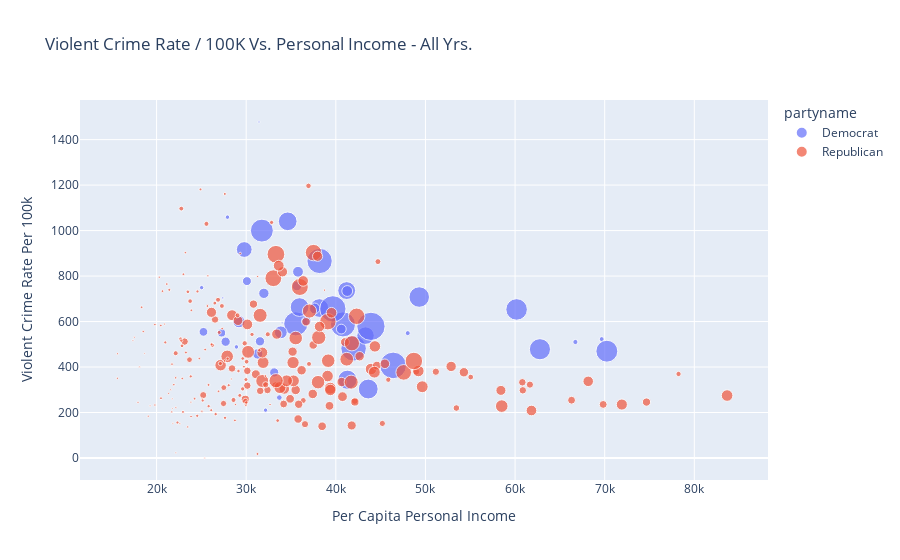

Notebook code cell kept with this figure:
### Code cell
fig = px.scatter(incumbency_df[(incumbency_df['racename_category'] == 'President of the United States') & (incumbency_df['place'] == 1)]
, x = 'Per Capita Personal Income'
, y = 'Violent Crime Rate Per 100k'
, color = 'partyname'
, size = 'canvotes'
, hover_name = 'countyname'
, hover_data = ['electionyear']
, title = 'Violent Crime Rate / 100K Vs. Personal Income - All Yrs.'
)
fig.show()
fig.write_html(r'..\..\html\1.-plotly\crimeRatePer100k-vs-personalIncome-allYrs.html')
fig.write_image(r'..\..\resources\assets\images\Fig4.png')

### Figure 1 — Plotly figure (JSON) as saved in the notebook; plotly's stock layout.template omitted (floating-point values rounded to 4 significant figures; data arrays with more than 128 entries replaced by an {"elided": "..."} marker saying what was removed)
{"data": [{"customdata": [[2004], [2004], [2004], [2004], [2004], [2004], [2004], [2004], [2004], [2004], [2004], [2008], [2008], [2008], [2008], [2008], [2008], [2008], [2008], [2008], [2008], [2008], [2008], [2008], [2008], [2008], [2012], [2012], [2012], [2012], [2012], [2012], [2012], [2012], [2012], [2012], [2012], [2012], [2012], [2016], [2016], [2016], [2016], [2016], [2016], [2016], [2016], [2016]], "hovertemplate": "<b>%{hovertext}</b><br><br>partyname=Democrat<br>Per Capita Personal Income=%{x}<br>Violent Crime Rate Per 100k=%{y}<br>canvotes=%{marker.size}<br>electionyear=%{customdata[0]}<extra></extra>", "hovertext": ["Alachua", "Broward", "Gadsden", "Jefferson", "Leon", "Miami-Dade", "Monroe", "Orange", "Palm Beach", "St. Lucie", "Volusia", "Alachua", "Broward", "Flagler", "Gadsden", "Hillsborough", "Jefferson", "Leon", "Miami-Dade", "Monroe", "Orange", "Osceola", "Palm Beach", "Pinellas", "St. Lucie", "Volusia", "Alachua", "Broward", "Gadsden", "Hillsborough", "Jefferson", "Leon", "Miami-Dade", "Monroe", "Orange", "Osceola", "Palm Beach", "Pinellas", "St. Lucie", "Alachua", "Broward", "Gadsden", "Hillsborough", "Leon", "Miami-Dade", "Orange", "Osceola", "Palm Beach"], "legendgroup": "Democrat", "marker": {"color": "#636efa", "size": [62504, 453873, 14629, 4135, 83873, 409732, 19654, 193354, 328687, 51835, 115519, 75565, 492640, 24726, 15582, 272963, 4088, 91747, 499831, 20907, 273009, 59962, 361271, 248299, 67125, 127795, 69699, 508312, 15770, 286467, 3945, 90881, 541440, 19404, 273665, 67239, 349651, 239104, 65869, 75820, 553320, 15020, 307896, 92068, 624146, 329894, 85458, 374673], "sizemode": "area", "sizeref": 1560.0, "symbol": "circle"}, "mode": "markers", "name": "Democrat", "orientation": "v", "showlegend": true, "type": "scatter", "x": [30080, 35532, 25025, 27389, 31971, 31747, 48023, 29783, 49307, 27252, 29192, 35660, 40796, 33697, 27909, 38164, 31429, 35780, 38190, 66730, 34631, 25231, 60171, 41211, 31538, 33862, 36710, 41983, 28908, 41294, 34006, 37626, 39667, 69666, 35952, 27704, 62774, 43314, 33124, 40608, 46394, 32160, 43617, 41273, 43920, 40750, 31280, 70241], "xaxis": "x", "y": [777.8, 589.9, 749.1, 703.9, 724.1, 999.9, 549, 916.7, 707.7, 549.9, 599.4, 756.8, 587.5, 265.7, 1059.0, 659.4, 1477.0, 818.9, 866.4, 510, 1041.0, 554.6, 653.2, 736.2, 513, 552.6, 603, 482, 488.4, 344.2, 594, 657.6, 655.7, 522.7, 663.6, 511.3, 478.2, 538.1, 376.3, 566.8, 407.1, 210.4, 303.3, 734.2, 578.9, null, 457.8, 469.6], "yaxis": "y"}, {"customdata": {"elided": "220x1 int values"}, "hovertemplate": "<b>%{hovertext}</b><br><br>partyname=Republican<br>Per Capita Personal Income=%{x}<br>Violent Crime Rate Per 100k=%{y}<br>canvotes=%{marker.size}<br>electionyear=%{customdata[0]}<extra></extra>", "hovertext": {"elided": "220 str values"}, "legendgroup": "Republican", "marker": {"color": "#EF553B", "size": {"elided": "220 int values"}, "sizemode": "area", "sizeref": 1560.0, "symbol": "circle"}, "mode": "markers", "name": "Republican", "orientation": "v", "showlegend": true, "type": "scatter", "x": {"elided": "220 int values"}, "xaxis": "x", "y": {"elided": "220 float values"}, "yaxis": "y"}], "layout": {"legend": {"itemsizing": "constant", "title": {"text": "partyname"}, "tracegroupgap": 0}, "title": {"text": "Violent Crime Rate / 100K Vs. Personal Income - All Yrs."}, "xaxis": {"anchor": "y", "domain": [0, 1], "title": {"text": "Per Capita Personal Income"}}, "yaxis": {"anchor": "x", "domain": [0, 1], "title": {"text": "Violent Crime Rate Per 100k"}}}}
